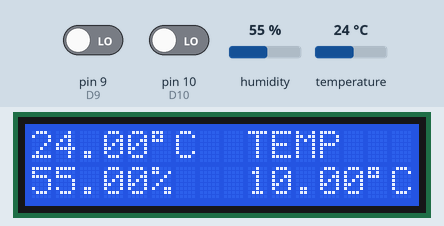
Simulated run of this sketch. Board: Arduino Uno, built with avr-gcc and run on an emulated ATmega328P. Shown: 16×2 character LCD. The test bench sets the inputs (shaded band); at power-on: pin 10 (D10) LOW, humidity 55 %, temperature 24 °C, pin 9 (D9) LOW. What the sketch prints to the serial monitor is not drawn.

Above: at 1.2 s.
1.3 s: pin 10 (D10) driven HIGH
At 1.74 s:
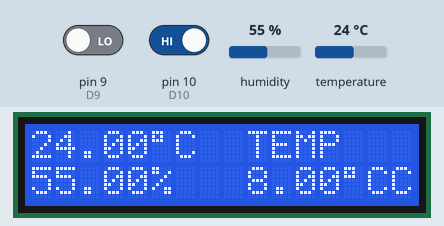
3.5 s: humidity set to 22 %
At 4.16 s:
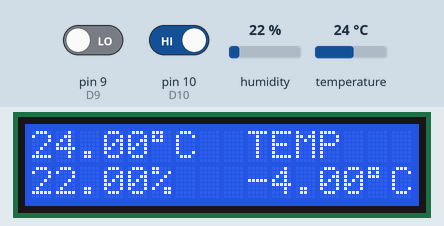
5.5 s: temperature set to 12 °C
At 6.17 s:
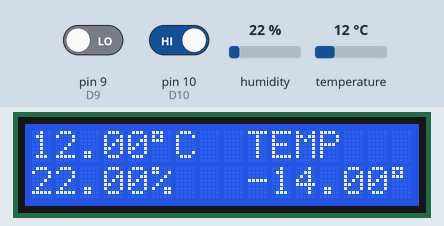
7.5 s: pin 9 (D9) driven HIGH
9.0 s: pin 10 (D10) driven LOW
At 9.2 s:
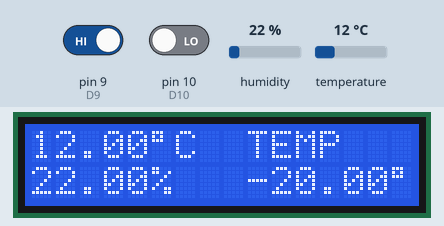
13.1 s: humidity set to 40 %
At 14.23 s:
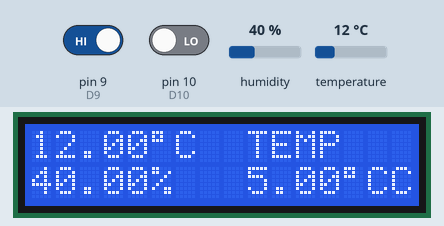
Timing chart, 0 to 16.1 s (numbered marks = the images above; inputs shaded):
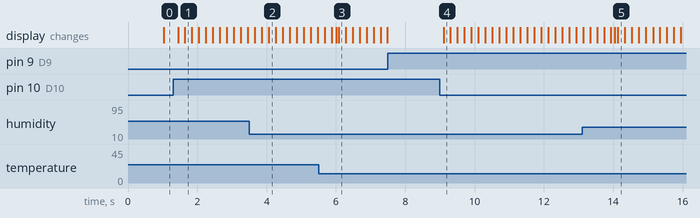

Measured:
- after the input at 1.3 s, the display: first changes after 0.14 s (image 1 shows a later state)
- after the input at 7.5 s, every drawn part: stays the same
- after the input at 9.0 s, the display: changes after 0.11 s (image 4)

The sketch:

pap_daniel.ino
```cpp
#include <Adafruit_Sensor.h>
#include <DHT.h>
#include <DHT_U.h>
#include <Wire.h>
#include <LiquidCrystal_I2C.h>
long Time = 0;
long Time2 = 0;
int D4 = 4;
int D9 = 9;
int D10 = 10;
int rele = 0;
double TemperaturaRegulada = 10;
uint32_t delayMS;

LiquidCrystal_I2C lcd(0x3f, 2, 1, 0, 4, 5, 6, 7, 3, POSITIVE);

#define DHTPIN            2
#define DHTTYPE           DHT22

DHT_Unified dht(DHTPIN, DHTTYPE);

void Regulacao();

void setup() {
  Serial.begin(9600);
  dht.begin();
  lcd.begin(16, 2);
  sensor_t sensor;
  dht.temperature().getSensor(&sensor);
  pinMode(D9, INPUT);
  pinMode(D10, INPUT);
  pinMode(D4, OUTPUT);
  // Print humidity sensor details.
  dht.humidity().getSensor(&sensor);
  // Set delay between sensor readings based on sensor details.
  delayMS = sensor.min_delay / 1000;
}

void loop() {
  sensors_event_t event;
  dht.temperature().getEvent(&event);
  // Delay between measurements.
  if(millis() > (Time2 + 200)) {
    Time2 = millis();
    Regulacao();
  }
  if (millis() > (Time + 1000)) {
    Time = millis();
    lcd.setCursor(0, 0);
    if (isnan(event.temperature)) {
      Serial.println("Error reading temperature!");
    }
    else {
      Serial.print("Temperature: ");
      Serial.print(event.temperature);
      lcd.print(event.temperature);
      lcd.print((char) 223);
      lcd.print("C");
      lcd.setCursor(9, 0);
      lcd.print("TEMP");
    }
    dht.humidity().getEvent(&event);
    if (isnan(event.relative_humidity)) {
      Serial.println("Error reading humidity!");
    }
    else {
      Serial.print("Humidity: ");
      Serial.print(event.relative_humidity);
      Serial.println("%");
      lcd.setCursor(0, 1);
      lcd.print(event.relative_humidity);
      lcd.print("%");
      lcd.setCursor(9, 1);
      lcd.print(TemperaturaRegulada);
      lcd.print((char) 223);
      lcd.print("C");
    }
  }
   if(event.temperature > TemperaturaRegulada && rele == 0)  {
    digitalWrite(D4,HIGH);
    rele = 1;
  }
  if(event.temperature <= TemperaturaRegulada && rele == 1)  {
    digitalWrite(D4,LOW);
    rele = 0;
  }
}

void Regulacao() {
  if (digitalRead(D9) > 0) {
    TemperaturaRegulada += 1.0f;
    lcd.setCursor(9, 1);
    lcd.print(TemperaturaRegulada);
    lcd.print((char) 223);
    lcd.print("C");
  }
  if (digitalRead(D10) > 0) {
    TemperaturaRegulada -= 1.0f;
    lcd.setCursor(9, 1);
    lcd.print(TemperaturaRegulada);
    lcd.print((char) 223);
    lcd.print("C");
  }
}
```
